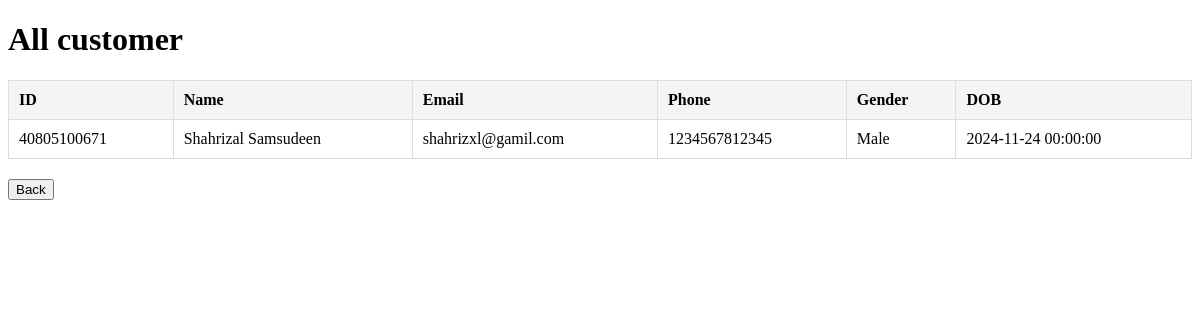
Before: /viewcus with the older database file.
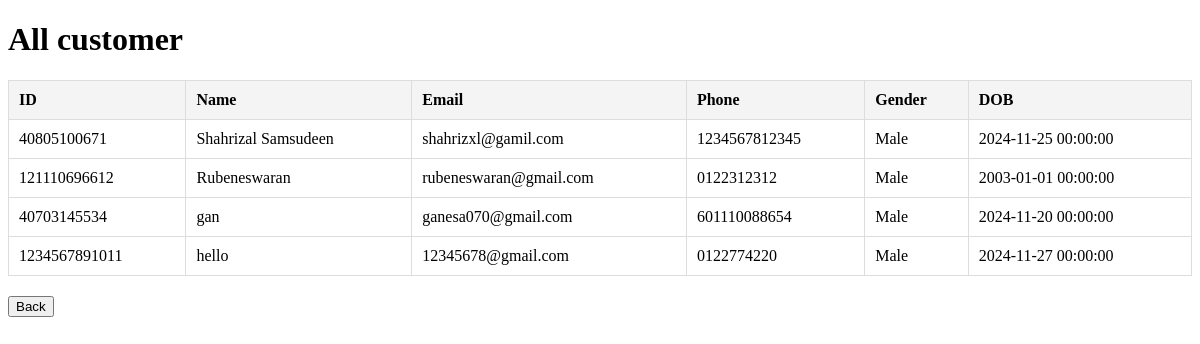
After: the same page with the newer database file.
### main.py (models this page shows)
class customer(db.Model,UserMixin):
  id=db.Column(db.Integer, primary_key=True)
  name=db.Column(db.String(150))
  password=db.Column(db.String(150))
  email=db.Column(db.String(100),unique=True)
  ph=db.Column(db.String(150),unique=True)
  gender=db.Column(db.String(150))
  dob=db.Column(db.DateTime(),default=datetime.utcnow)

### main.py (the view)
@tandtweb.route('/viewcus', methods=['GET'])
def view_cus():
    customer_list = customer.query.all()
    return render_template('viewcus.html', customer_list=customer_list)

### templates/viewcus.html (shortened to what this page needs)
<!DOCTYPE html>
<html lang="en">
<head>
</head>
<body>
    <h1>All customer</h1>
    <table>
        <thead>
            <tr>
                <th>ID</th>
                <th>Name</th>
                <th>Email</th>
                <th>Phone</th>
                <th>Gender</th>
                <th>DOB</th>
            </tr>
        </thead>
        <tbody>
            {% for customer in customer_list %}
                <tr>
                    <td>{{ customer.id }}</td>
                    <td>{{ customer.name }}</td>
                    <td>{{ customer.email }}</td>
                    <td>{{ customer.ph }}</td>
                    <td>{{ customer.gender }}</td>
                    <td>{{ customer.dob }}</td>
                </tr>
            {% endfor %}
        </tbody>
    </table>
    <button type="button" onclick="window.location.href='/sponsorhome'">Back</button>
</body>
</html>

Changed rows visible on the page:
changed customer "Shahrizal Samsudeen": dob "2024-11-24 00:00:00" → "2024-11-25 00:00:00"
added customer: id "121110696612", name "Rubeneswaran", email "rubeneswaran@gmail.com", ph "0122312312", gender "Male", dob "2003-01-01 00:00:00"
added customer: id "40703145534", name "gan", email "ganesa070@gmail.com", ph "601110088654", gender "Male", dob "2024-11-20 00:00:00"
added customer: id "1234567891011", name "hello", email "12345678@gmail.com", ph "0122774220", gender "Male", dob "2024-11-27 00:00:00"
